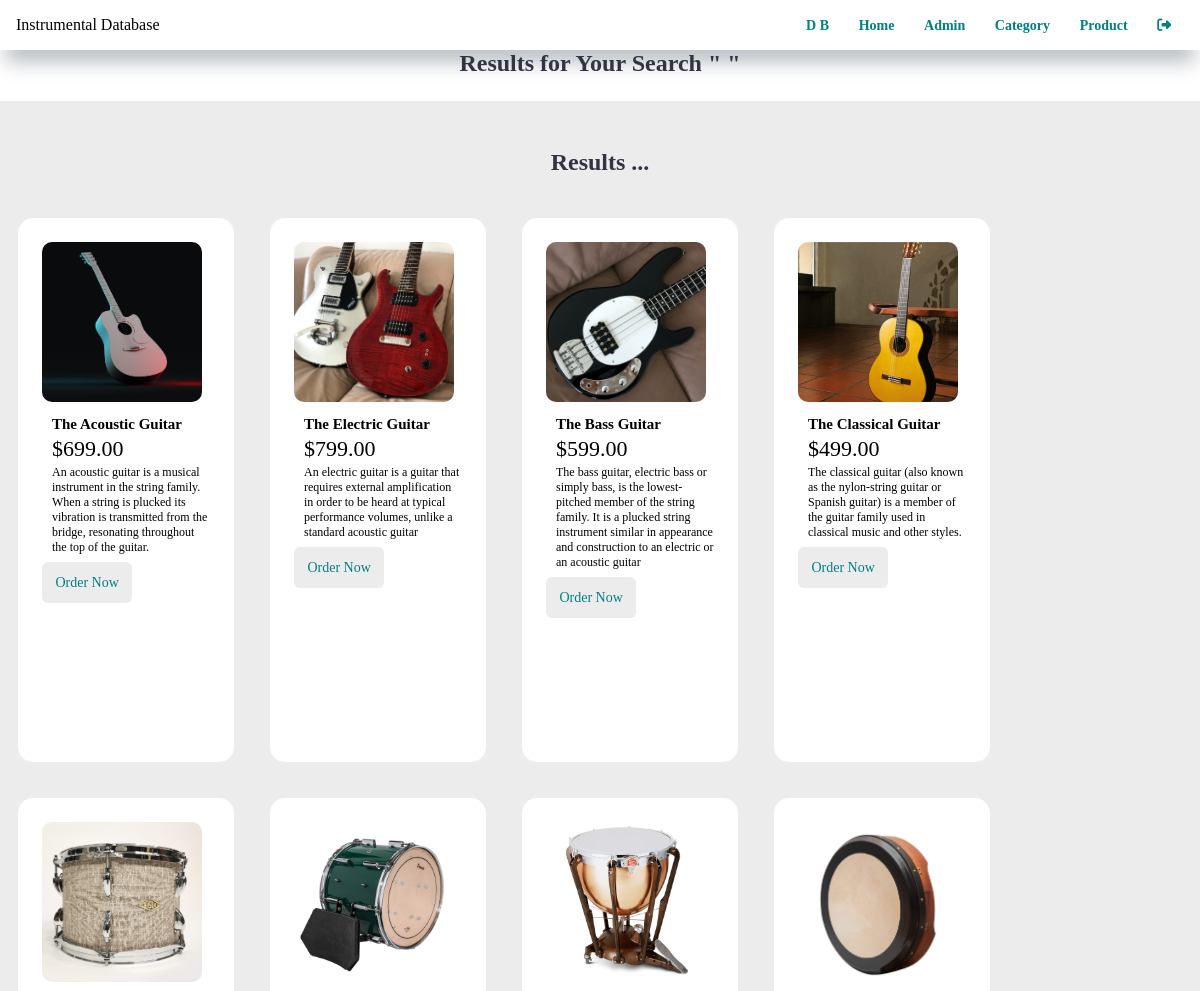
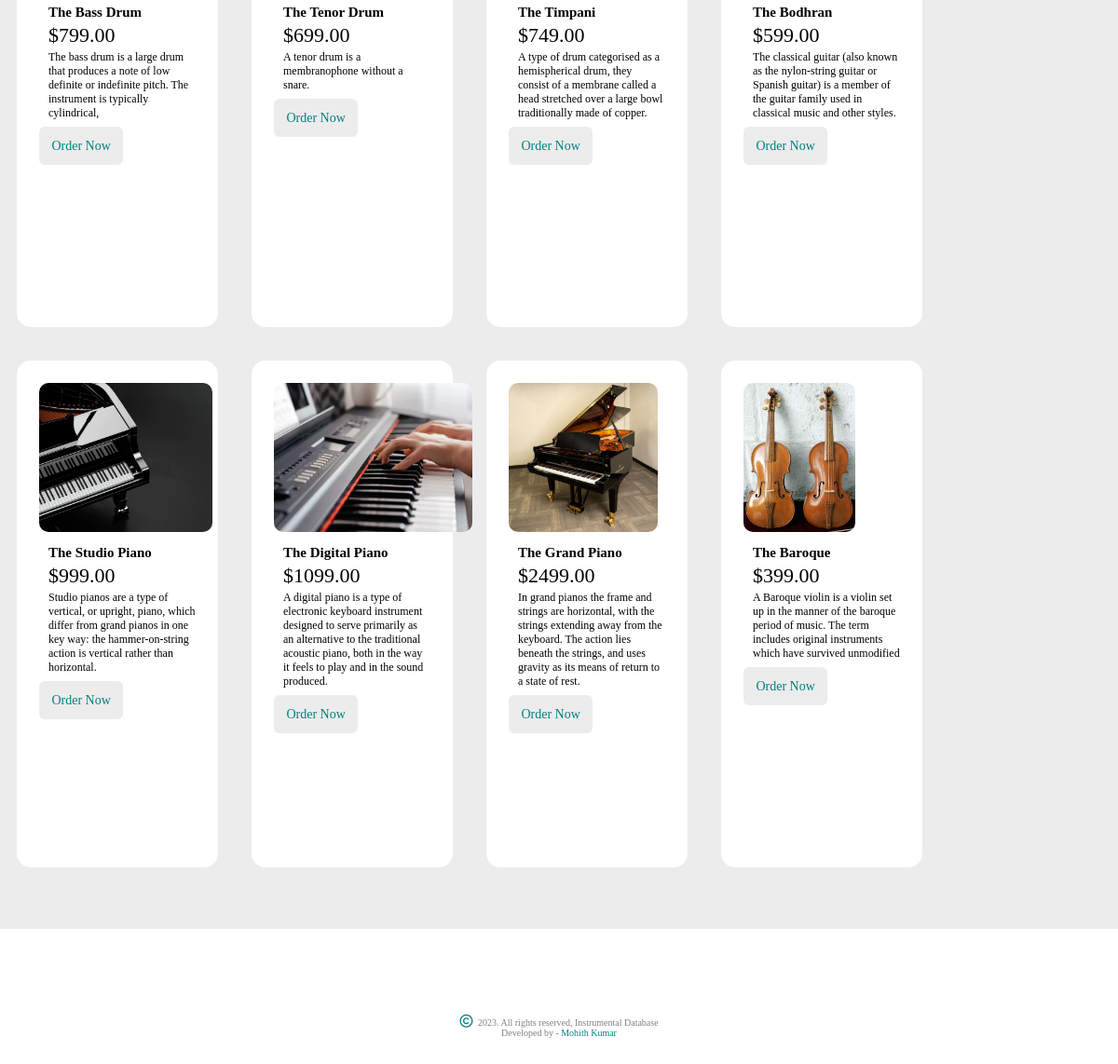
Page /product-search.php on the committed database (2 pictures, top to bottom).
### tables this page shows
CREATE TABLE `t_product` (
  `id` int(10) UNSIGNED NOT NULL,
  `title` varchar(150) NOT NULL,
  `description` varchar(255) NOT NULL,
  `price` decimal(10,2) NOT NULL,
  `image_name` varchar(255) NOT NULL,
  `category_id` int(11) NOT NULL,
  `featured` varchar(10) NOT NULL,
  `active` varchar(10) NOT NULL
);

### product-search.php (the view, shortened to what this page needs)
<?php include('./partials-m/menu.php'); ?>
<section class="product-search text-center">
    <div class="container">
        <?php
        $search = mysqli_real_escape_string($conn, $_POST['search']);
        ?>
        <h2>Results for Your Search " <?php echo $search; ?>"</h2>
    </div>
</section>
<section class="product-menu">
    <div class="container">
        <h2 class="text-center">Results ...</h2>
        <?php
        $sql = "SELECT * FROM t_product WHERE title LIKE '%$search%' OR description LIKE '%$search%'";
        $res = mysqli_query($conn, $sql);
        $count = mysqli_num_rows($res);
        if ($count > 0) {
            while ($row = mysqli_fetch_assoc($res)) {
                $id = $row['id'];
                $title = $row['title'];
                $price = $row['price'];
                $description = $row['description'];
                $image_name = $row['image_name'];
                ?>
                <div class="product-menu-box">
                    <div class="product-menu-img">
                        <?php
                        if ($image_name == "") {
                            echo "<div class='error'>Image not Available.</div>";
                        } else {
                            ?>
                            <img src="<?php echo URL; ?>images/product/<?php echo $image_name; ?>" alt=""
                                class="img-responsive img-curve">
                        <?php
                        }
                        ?>
                    </div>
                    <div class="product-menu-desc">
                        <h4>
                            <?php echo $title; ?>
                        </h4>
                        <p class="product-price">$<?php echo $price; ?></p>
                        <p class="product-detail">
                            <?php echo $description; ?>
                        </p>
                        <br>
                        <a href="<?php echo URL; ?>order.php?product_id=<?php echo $id; ?>" class="button"
                            style="background-color: #ececec; padding: 8%; border-radius: 6px; font-size: 14px;">Order Now</a>
                    </div>
                </div>
            <?php
            }
        } else {
            echo "<div class='error'>Product not found.</div>";
        }
        ?>
    </div>
</section>
<?php include('./partials-m/footer.php'); ?>

### css/style.css (style rules this page uses)
* { margin: 0; padding: 0; font-family: "Poppins"; box-sizing: border-box; }
.img-responsive { height: 10rem; }
.img-curve { border-radius: 10px; }
.text-center { text-align: center; }
a { color: teal; text-decoration: none; }
h2 { color: #2f3542; font-size: 1.5rem; margin-bottom: 2%; }
.product-menu { background-color: #ececec; padding: 4% 0; }
.product-menu-box { height: 34rem; width: 18%; margin: 1.5%; padding: 2%; float: left; background-color: white; border-radius: 15px; }
.product-menu-desc h4 { padding: 10px 0 0 10px; font-size: 15px; }
.product-price { padding: 3px 0 0 10px; font-size: 22px; }
.product-detail { padding: 3px 0 0 10px; font-size: 12px; }

### rows in the picture
t_product: image_name (picture), title "The Acoustic Guitar", price "699.00", description "An acoustic guitar is a musical instrument in the string family. When a string is plucked its vibration is transmitted from the bridge, resonating throughout the top of the guitar."
t_product: image_name (picture), title "The Electric Guitar", price "799.00", description "An electric guitar is a guitar that requires external amplification in order to be heard at typical performance volumes, unlike a standard acoustic guitar"
t_product: image_name (picture), title "The Bass Guitar", price "599.00", description "The bass guitar, electric bass or simply bass, is the lowest-pitched member of the string family. It is a plucked string instrument similar in appearance and construction to an electric or an acoustic guitar"
t_product: image_name (picture), title "The Classical Guitar", price "499.00", description "The classical guitar (also known as the nylon-string guitar or Spanish guitar) is a member of the guitar family used in classical music and other styles."
t_product: image_name (picture), title "The Bass Drum", price "799.00", description "The bass drum is a large drum that produces a note of low definite or indefinite pitch. The instrument is typically cylindrical,"
t_product: image_name (picture), title "The Tenor Drum", price "699.00", description "A tenor drum is a membranophone without a snare."
t_product: image_name (picture), title "The Timpani", price "749.00", description "A type of drum categorised as a hemispherical drum, they consist of a membrane called a head stretched over a large bowl traditionally made of copper."
t_product: image_name (picture), title "The Bodhran", price "599.00", description "The classical guitar (also known as the nylon-string guitar or Spanish guitar) is a member of the guitar family used in classical music and other styles."
t_product: image_name (picture), title "The Studio Piano", price "999.00", description "Studio pianos are a type of vertical, or upright, piano, which differ from grand pianos in one key way: the hammer-on-string action is vertical rather than horizontal."
t_product: image_name (picture), title "The Digital Piano", price "1099.00", description "A digital piano is a type of electronic keyboard instrument designed to serve primarily as an alternative to the traditional acoustic piano, both in the way it feels to play and in the sound produced."
t_product: image_name (picture), title "The Grand Piano", price "2499.00", description "In grand pianos the frame and strings are horizontal, with the strings extending away from the keyboard. The action lies beneath the strings, and uses gravity as its means of return to a state of rest."
t_product: image_name (picture), title "The Baroque", price "399.00", description "A Baroque violin is a violin set up in the manner of the baroque period of music. The term includes original instruments which have survived unmodified"
